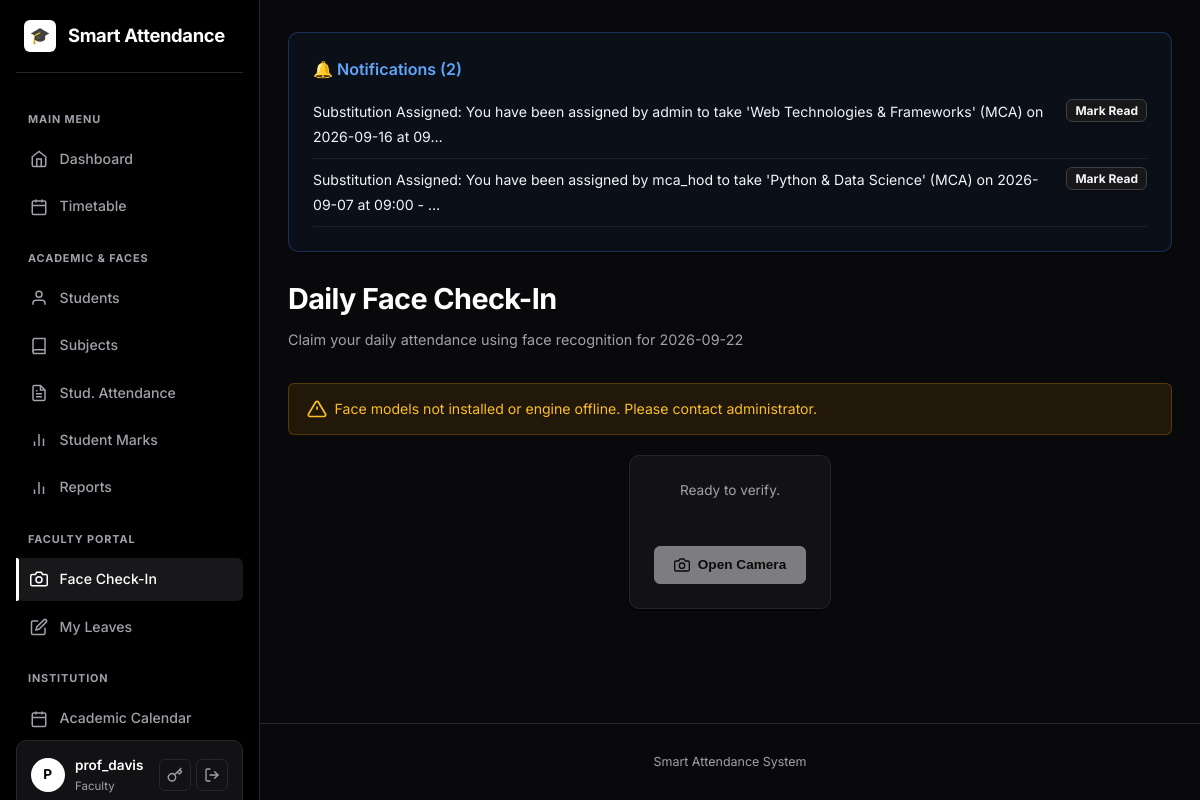
/faculty/face-attendance (signed in), run on an earlier commit of the app's database.
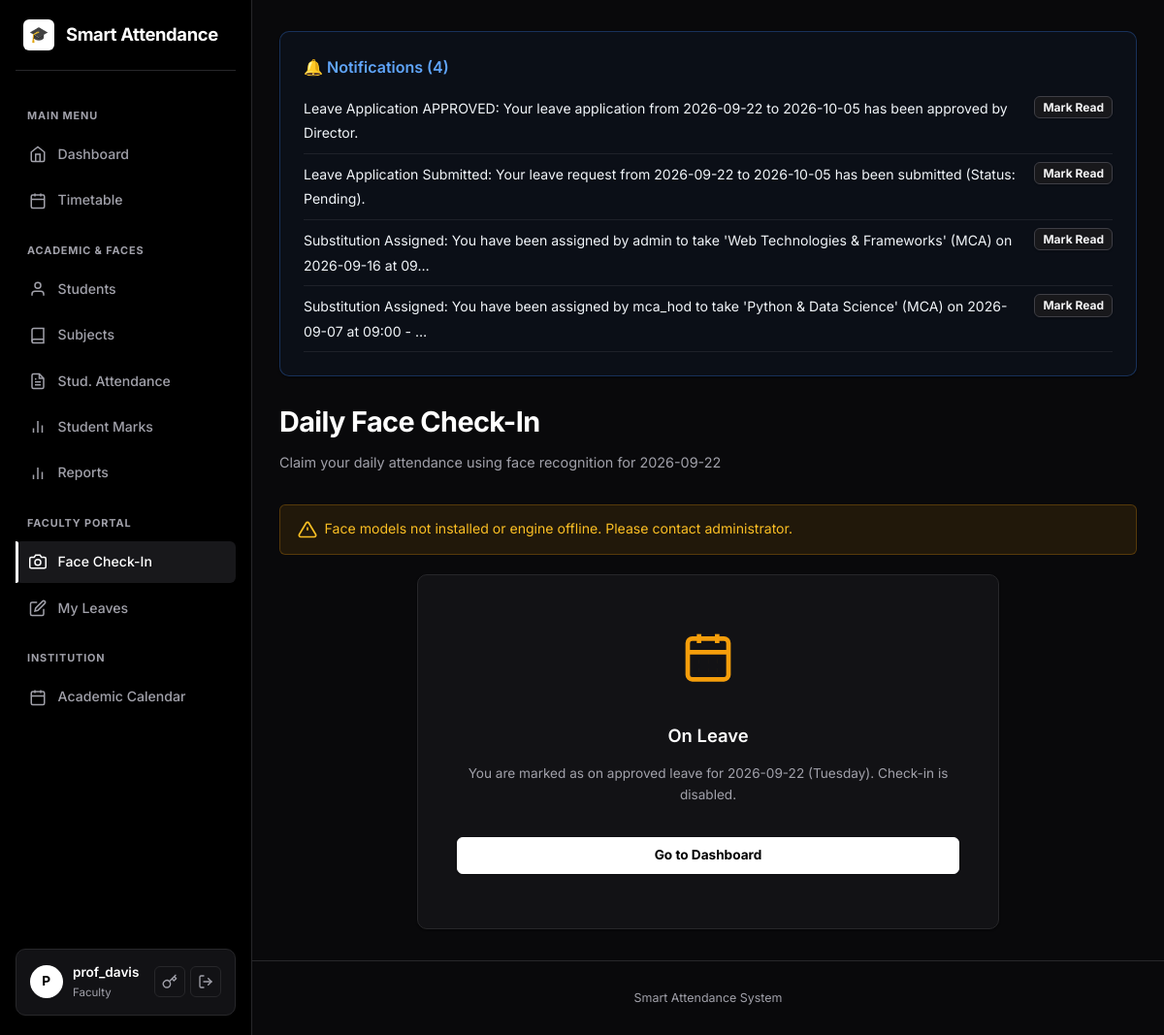
And on a later commit of the database.
### models.py (models this page shows, shortened)
class Notification(db.Model):
    __tablename__ = "notifications"
    id = db.Column(db.Integer, primary_key=True)
    user_id = db.Column(db.Integer, db.ForeignKey("users.id"), nullable=False)
    user = db.relationship("User", foreign_keys=[user_id], backref=db.backref("notifications", cascade="all, delete-orphan"))
    title = db.Column(db.String(120), nullable=True)          # short heading (parent alerts etc.)
    message = db.Column(db.String(512), nullable=False)
    category = db.Column(db.String(30), nullable=True)        # 'attendance','absence','fees','marks','general'
    is_read = db.Column(db.Boolean, default=False)
    created_at = db.Column(db.DateTime, default=datetime.utcnow)
    action_url = db.Column(db.String(255), nullable=True)
    claim_id = db.Column(db.Integer, db.ForeignKey("timetable_claims.id", ondelete="CASCADE"), nullable=True)
    claim = db.relationship("TimetableClaim", backref=db.backref("notifications", cascade="all, delete-orphan"))

### blueprints/faculty.py (the view)
@faculty_bp.route("/face-attendance")
@login_required
@roles_required(ROLE_FACULTY, ROLE_HOD, ROLE_DIRECTOR)
def face_attendance():
    today = date.today()
    today_day_name = today.strftime("%A")
    from blueprints.dashboard import is_faculty_absent
    is_on_leave = is_faculty_absent(current_user.id, today)
    session = FacultyAttendanceSession.query.filter_by(session_date=today).first()
    is_present = False
    if session:
        att = FacultyAttendance.query.filter_by(session_id=session.id, faculty_id=current_user.id).first()
        if att and att.status == "present":
            is_present = True
    from models import TimetableSlot, TimetableClaim
    slots = TimetableSlot.query.filter_by(day_of_week=today_day_name).order_by(TimetableSlot.slot_time).all()
    today_schedule = []
    for s in slots:
        claim = TimetableClaim.query.filter_by(slot_id=s.id, claim_date=today).first()
        assigned_faculty = claim.claimed_by if claim else (s.subject.faculty if s.subject else None)
        subject_name = claim.subject.name if (claim and claim.subject) else (s.subject.name if s.subject else None)
        if assigned_faculty and assigned_faculty.id == current_user.id:
            today_schedule.append({
                "time": s.slot_time,
                "subject": subject_name or "Class",
                "code": s.subject.code if s.subject else "",
                "is_claimed": bool(claim)
            })
    return render_template("faculty/face_attendance.html",
                           today=today, today_day_name=today_day_name,
                           today_schedule=today_schedule,
                           is_present=is_present,
                           is_on_leave=is_on_leave,
                           engine_ready=engine.available)

### blueprints/dashboard.py (called while the page is built)
def is_faculty_absent(faculty_id, check_date):
    if not faculty_id:
        return False
    leave = LeaveApplication.query.filter(
        LeaveApplication.user_id == faculty_id,
        LeaveApplication.status == 'approved',
        LeaveApplication.start_date <= check_date,
        LeaveApplication.end_date >= check_date
    ).first()
    if leave:
        return True
    sessions = FacultyAttendanceSession.query.filter_by(session_date=check_date).all()
    for s in sessions:
        att = FacultyAttendance.query.filter_by(session_id=s.id, faculty_id=faculty_id).first()
        if att and att.status == 'absent':
            return True
    return False

### face_engine.py (called while the page is built)
    @property
    def available(self):
        return os.path.exists(self.yunet_path) and os.path.exists(self.sface_path)

### templates/faculty/face_attendance.html (shortened to what this page needs)
{% extends "base.html" %}
{% block content %}
<div style="display:flex; justify-content:space-between; align-items:flex-end; margin-bottom: 2rem;">
  <div>
    <h1>Daily Face Check-In</h1>
    <p class="subtitle" style="margin-bottom:0;">Claim your daily attendance using face recognition for {{ today }}</p>
  </div>
</div>
{% if not engine_ready %}
<div class="warn-banner">
  <svg viewBox="0 0 24 24" width="20" height="20" fill="none" stroke="currentColor" stroke-width="2"><path d="M10.29 3.86L1.82 18a2 2 0 0 0 1.71 3h16.94a2 2 0 0 0 1.71-3L13.71 3.86a2 2 0 0 0-3.42 0z"></path><line x1="12" y1="9" x2="12" y2="13"></line><line x1="12" y1="17" x2="12.01" y2="17"></line></svg>
  <span>Face models not installed or engine offline. Please contact administrator.</span>
</div>
{% endif %}
<div class="card" style="max-width: 600px; margin: 0 auto; text-align: center;">
  {% if is_on_leave %}
    <div style="padding: 2rem 1rem;">
      <h2 style="margin-bottom:0.5rem;">On Leave</h2>
      <p class="muted" style="margin-bottom: 1.5rem;">You are marked as on approved leave for {{ today }} ({{ today_day_name }}). Check-in is disabled.</p>
      <div style="margin-top: 2rem;">
        <a href="{{ url_for('dashboard.index') }}" class="btn" style="width: 100%;">Go to Dashboard</a>
      </div>
    </div>
  {% else %}
    <div style="display:flex; flex-direction:column; align-items:center;">
      <div id="cam-status" style="margin-bottom:1.5rem;" class="muted">Ready to verify.</div>
      <div class="btn-row" style="justify-content:center;">
        <button class="btn" id="start-btn" type="button" {% if not engine_ready %}disabled{% endif %}>
          <svg viewBox="0 0 24 24" width="16" height="16" fill="none" stroke="currentColor" stroke-width="2"><path d="M23 19a2 2 0 0 1-2 2H3a2 2 0 0 1-2-2V8a2 2 0 0 1 2-2h4l2-3h6l2 3h4a2 2 0 0 1 2 2z"></path><circle cx="12" cy="13" r="4"></circle></svg>
          Open Camera
        </button>
      </div>
    </div>
  {% endif %}
</div>
{% endblock %}

### templates/base.html (shortened to what the changed rows need)
<!DOCTYPE html>
<html lang="en">
<head>
  <link rel="stylesheet" href="{{ url_for('static', filename='style.css') }}">
</head>
<body>
  <div class="app-layout{% if not current_user.is_authenticated %} auth-layout{% endif %}">
    <div class="main-wrapper">
      <main class="container page-transition">
        {% if current_user.is_authenticated and user_notifications %}
        <div class="card" style="margin-bottom: 1.5rem; background-color: rgba(59, 130, 246, 0.05); border: 1px solid rgba(59, 130, 246, 0.3);">
          <div style="display:flex; justify-content:space-between; align-items:center; margin-bottom:0.5rem;">
            <h3 style="margin:0; color: #60a5fa; font-size:1rem; display:flex; align-items:center; gap:6px;">
              🔔 Notifications ({{ unread_notifications_count }})
            </h3>
          </div>
          <ul style="list-style: none; padding-left: 0; margin-bottom: 0;">
            {% for notif in user_notifications[:5] %}
              <li style="margin-top: 0.5rem; padding-bottom: 0.5rem; border-bottom: 1px solid rgba(255, 255, 255, 0.08); display:flex; justify-content:space-between; align-items:flex-start; flex-wrap:wrap; gap:0.5rem;">
                <div style="flex:1; min-width:0;">
                  <span style="font-size: 0.88rem; color: #f1f5f9;">{{ notif.message[:120] }}{% if notif.message|length > 120 %}…{% endif %}</span>
                </div>
                <div style="display: flex; gap: 0.5rem; flex-shrink:0;">
                  {% if notif.claim_id and notif.claim and notif.claim.status == 'pending' and current_user.id != notif.claim.claimed_by_id %}
                    <a href="{{ url_for('dashboard.handle_notification', notif_id=notif.id, action='accept') }}" class="btn btn-sm" style="background-color: #10b981; border:none; padding: 0.2rem 0.5rem; font-size: 0.75rem;">Accept</a>
                    <a href="{{ url_for('dashboard.handle_notification', notif_id=notif.id, action='report') }}" class="btn btn-sm btn-secondary" style="padding: 0.2rem 0.5rem; font-size: 0.75rem;">Report</a>
                    <a href="{{ url_for('dashboard.handle_notification', notif_id=notif.id, action='reject') }}" class="btn btn-sm btn-secondary" style="padding: 0.2rem 0.5rem; font-size: 0.75rem; background-color: rgba(239, 68, 68, 0.1); color: #ef4444;">Reject</a>
                  {% elif current_user.role == 'parent' %}
                    <form method="post" action="{{ url_for('parents.mark_notification_read', notif_id=notif.id) }}" style="margin:0;">
                      <button class="btn btn-sm btn-secondary" style="padding: 0.2rem 0.5rem; font-size: 0.75rem;">✓ Read</button>
                    </form>
                  {% else %}
                    <a href="{{ url_for('dashboard.handle_notification', notif_id=notif.id, action='read') }}" class="btn btn-sm btn-secondary" style="padding: 0.2rem 0.5rem; font-size: 0.75rem;">Mark Read</a>
                  {% endif %}
                </div>
              </li>
            {% endfor %}
          </ul>
        </div>
        {% endif %}
        {% block content %}{% endblock %}
      </main>
    </div>
  </div>
</body>
</html>

What changed in the data, as far as the page shows it:
added Notification: message "Leave Application APPROVED: Your leave application from 2026-09-22 to 2026-10-05 has been approved by Director."
added Notification: message "Leave Application Submitted: Your leave request from 2026-09-22 to 2026-10-05 has been submitted (Status: Pending)."
Also different on the page:
{{ unread_notifications_count }}: "2" → "4"
{{ today }}: (not shown) → "2026-09-22"
{{ today_day_name }}: (not shown) → "Tuesday"
text no longer shown: "Ready to verify. Open Camera"
text now shown: "On Leave You are marked as on approved leave for ( ). Check-in is disabled. Go to Dashboard"
